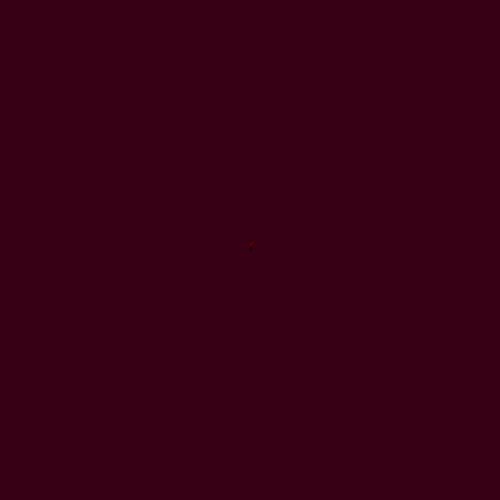
Frame 1 (no input)
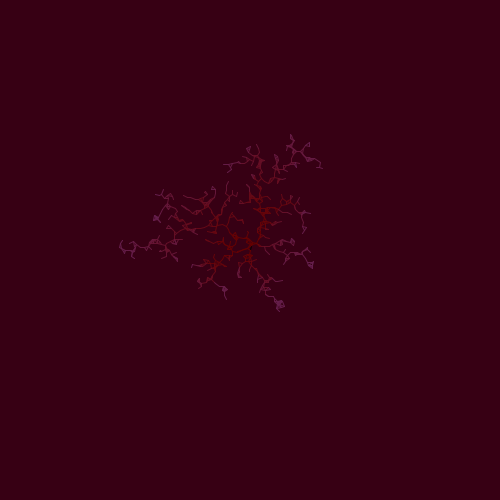
Frame 60 (the mouse pressed at the canvas centre just before this capture)
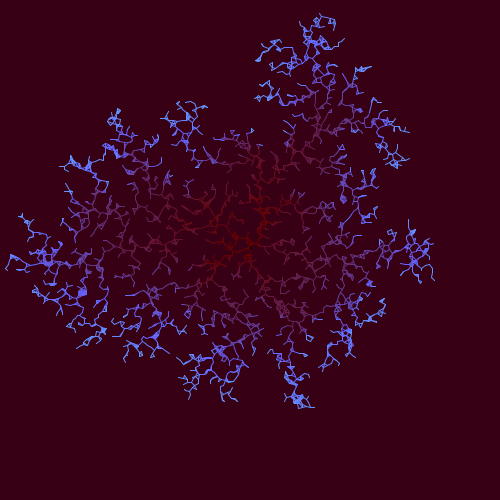
Frame 120 (the mouse held since frame 60 and released just before this capture)

The Processing sketch that drew these frames (run headless with seeded random() and noise(); from frame 60 on, the mouse is pressed at the canvas centre):

// Processing sketch: processing_170012
// ── processing_170012.pde


Cell[] myCells = new Cell[8000];
float a = 0;
float b = 0;

void setup() {
  background(55,0,20);
  size(500, 500);
  for (int i = 0; i < myCells.length; i ++) {
    myCells[i] = new Cell();
  }
PVector middle = new PVector(250,250);
myCells[0].location.set(middle);
myCells[0].isseed  = true;

}

void draw() {
  //background(255);
  for (int i=0; i< myCells.length; i++) {
    //myCells[i].display();
    myCells[i].update();
  }
  myCells[0].isseed = true;

  for (int i=0; i<myCells.length; i++) {
    if (myCells[i].isseed == false) {
      for (int j=0; j<myCells.length; j++) {
        if (myCells[j].isseed == true) {
          float d; 
          d = PVector.dist(myCells[i].location, myCells[j].location); 
          if (d<=5) {
            myCells[i].isseed=true;
             line(myCells[i].location.x, myCells[i].location.y, myCells[j].location.x, myCells[j].location.y);
             stroke(100,a,b);
             
              a = a+0.02;
              b = b+0.05;
             
          }
          
        }
      }
    }
  }
}

//this is the cell classe. We defnie it in two parts. First we delare its variables:

class Cell {

  PVector location = new PVector();
  PVector velocity = new PVector();

  //float xlocation;
  //float ylocation;
  float dia;
  boolean isseed;
  float cellred, cellgreen, cellblue;
  float lineweight;


  //then we construct it - using a 'constructor 

  Cell() {

    // xlocation = random(0,500);
    // ylocation = random(0,500);
    location = new PVector(random(500), random(500));
    dia = 5;
    isseed = false;
    cellred = 250;
    cellgreen = 250;
    cellblue = 250;
    lineweight = 10;
  }

  void display() {
    stroke(lineweight);
    if (isseed == true) {
      fill(20, 80, 0);
    }
    if (isseed == false) {
      fill(cellred, cellgreen, cellblue);
    }
    ellipse(location.x, location.y, dia, dia);
  }
  void update() {

    if (isseed == false) {
      velocity = new PVector(random(-5, 5), random(-5, 5));
      location.add(velocity);
    }
    //xlocation = xlocation+random(-3,3);
    //ylocation = ylocation+random(-3,3);
  }
}
